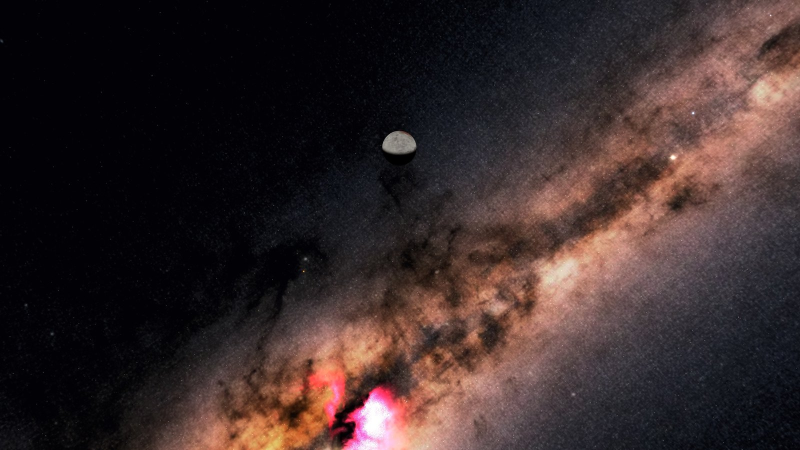
#> input picture gallery/charon-core.jpg, 1600 x 900 px (shown at 1/2 size)
$ python report_nebula_bands.py ../gallery/charon-core.jpg ../gallery/crescent-saturn.jpg
#> lines starting #> are read from the running program, lines starting #| are printed output that depends on the picture
"""Split a nebula picture into brightness bands (as Solaris's 3D nebula stage does) for the report's figure.
python scripts/report_nebula_bands.py public/textures/nebulae/cosmic-cliffs.webp public/report/media/neb-band"""
import sys
import numpy as np
from PIL import Image

src, out = sys.argv[1], sys.argv[2]
im = Image.open(src).convert('RGBA')
im.thumbnail((1000, 1000))
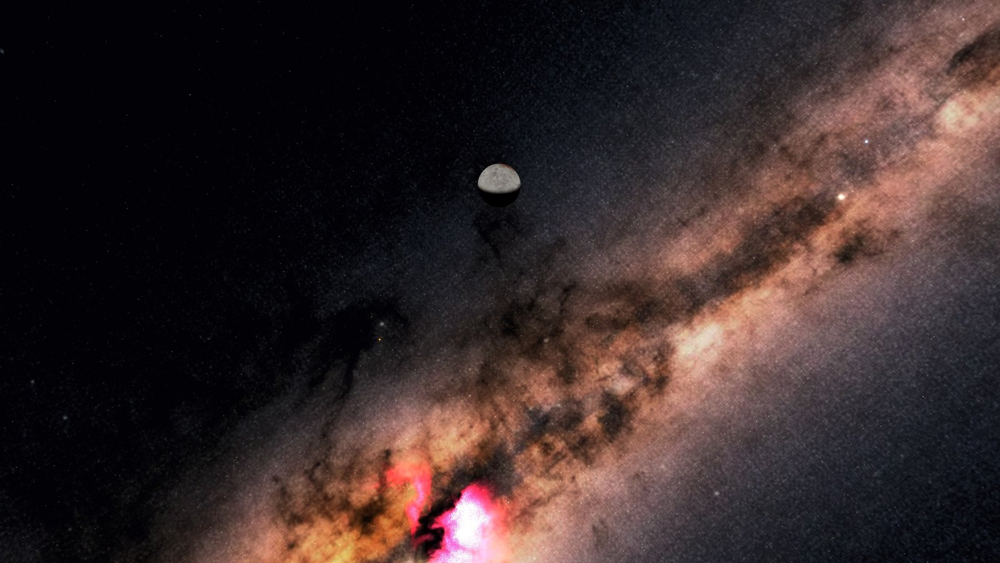
#> im: PIL image 1000x563 RGBA; mean R, G, B, A 55.6, 41.4, 41.6, 255
a = np.asarray(im).astype(np.float32) / 255.0
rgb, alpha = a[..., :3], a[..., 3]
#> alpha: shape (563, 1000) float32; every value is 1
lum = (0.2126 * rgb[..., 0] + 0.7152 * rgb[..., 1] + 0.0722 * rgb[..., 2]) * alpha
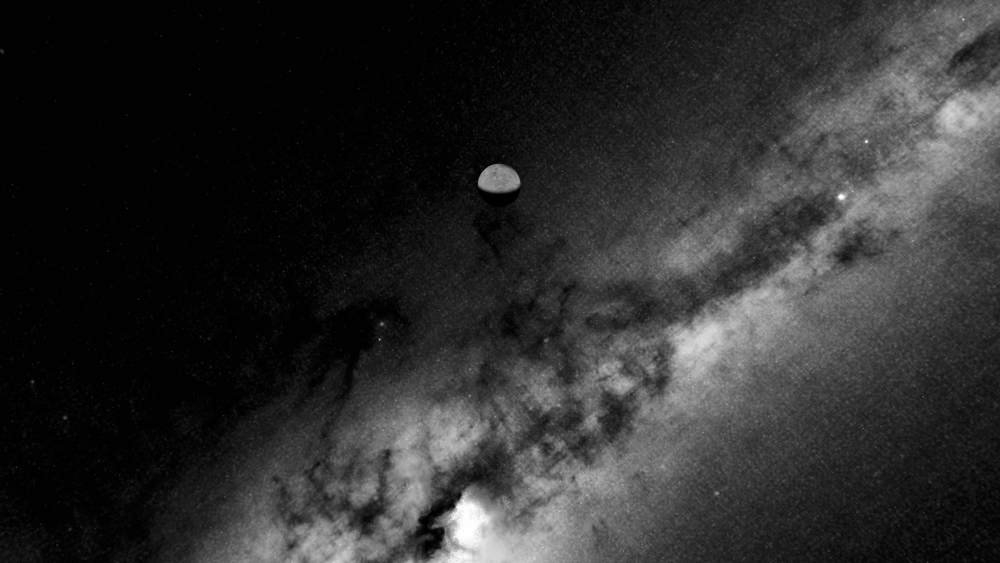
#> lum: shape (563, 1000) float32; min 0, max 1, mean 0.174
edges = np.quantile(lum[alpha > 0.02], np.linspace(0, 1, 8))
#> edges = [0, 0.00617, 0.014, 0.0818, 0.158, 0.254, 0.394, 1]
for k in range(7):
    lo, hi = edges[k], edges[k + 1]
    # soft band membership so layers overlap a little, like the shader's smooth thresholds
    w = np.clip((lum - lo) / max(1e-4, (hi - lo) * 0.35), 0, 1) * np.clip((hi + (hi - lo) * 0.35 - lum) / max(1e-4, (hi - lo) * 0.35), 0, 1)
    layer = np.dstack([rgb, alpha * w])
    Image.fromarray((layer * 255).astype(np.uint8), 'RGBA').save(f'{out}-{k}.webp', quality=80)
    print(k, f'{lo:.3f}–{hi:.3f}')
#> this loop made 7 passes
#> (lo, hi) on passes 1 to 7: (0, 0.00617), (0.00617, 0.014), (0.014, 0.0818), (0.0818, 0.158), (0.158, 0.254), (0.254, 0.394), (0.394, 1)
#| 0 0.000–0.006
#| 1 0.006–0.014
#| 2 0.014–0.082
#| 3 0.082–0.158
#| 4 0.158–0.254
#| 5 0.254–0.394
#| 6 0.394–1.000
#> pass 1, `w = np.clip((lum - lo) / max(1e-4, (hi - lo) * 0.35), 0, 1) * np.clip(..`:
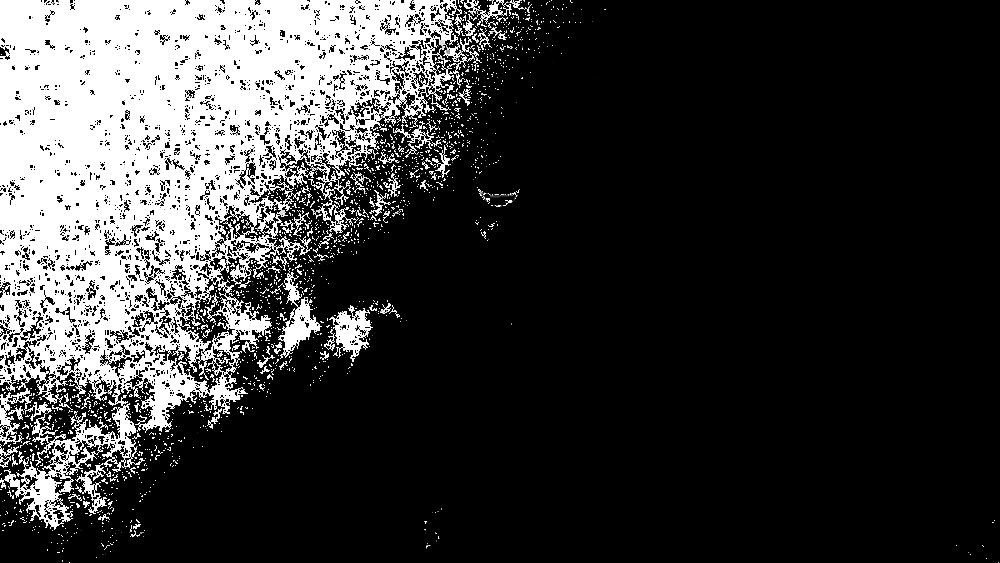
#> w: shape (563, 1000) float32; min 0, max 1, mean 0.222
#> pass 1, `layer = np.dstack([rgb, alpha * w])`:
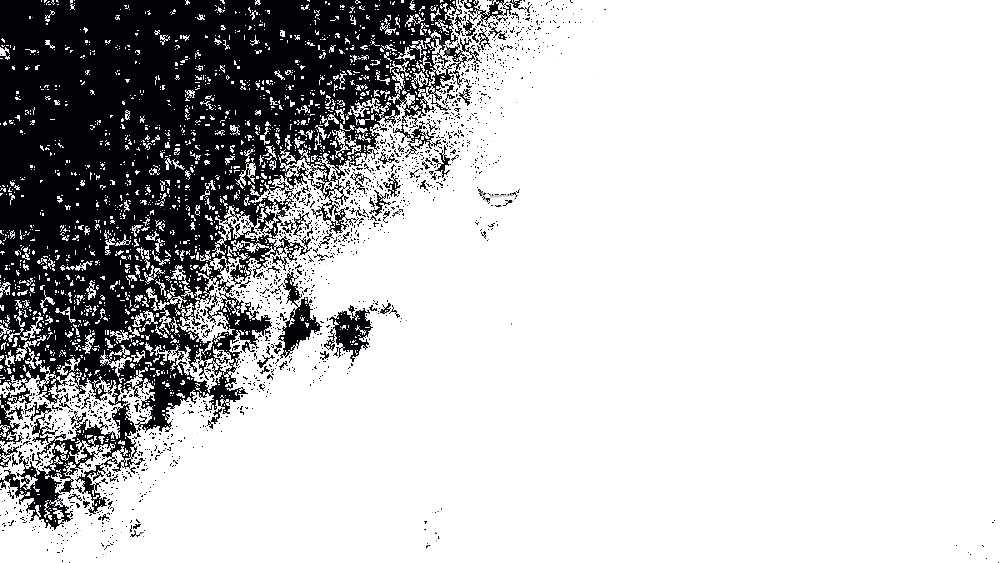
#> layer: shape (563, 1000, 4) float32; mean R, G, B, A 0.218, 0.163, 0.163, 0.222; transparent parts drawn white
#> pass 2, `w = np.clip((lum - lo) / max(1e-4, (hi - lo) * 0.35), 0, 1) * np.clip(..`:
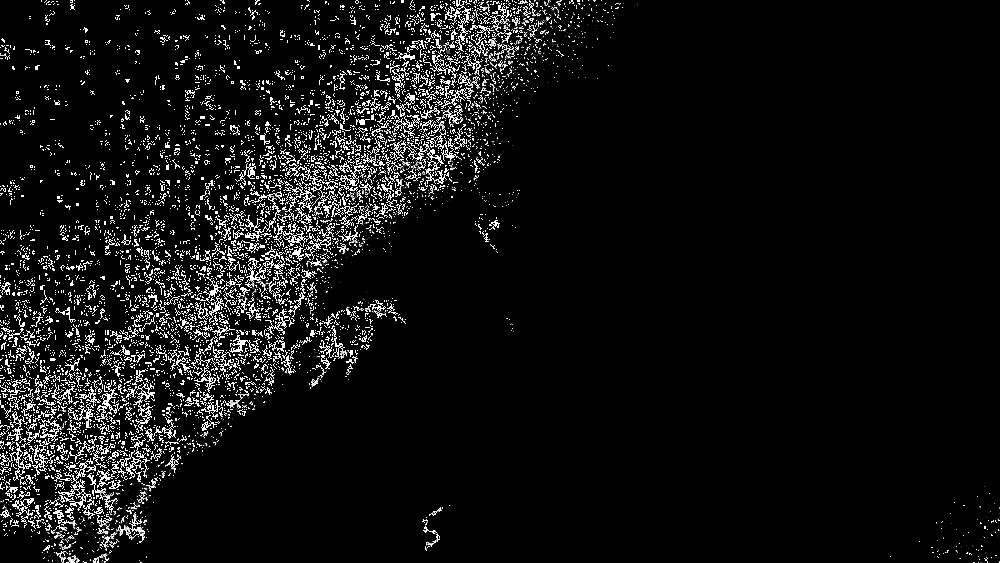
#> w: shape (563, 1000) float32; min 0, max 1, mean 0.0696

$ run again, on gallery/crescent-saturn_thumb.jpg
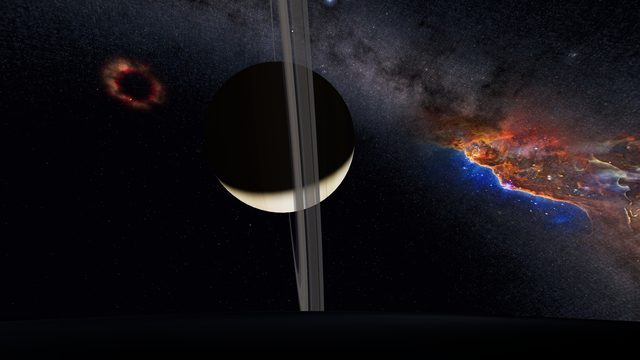
#> input picture gallery/crescent-saturn_thumb.jpg, 640 x 360 px
#> alpha: shape (360, 640) float32; every value is 1
#> edges = [0, 0.00617, 0.00617, 0.0163, 0.0454, 0.112, 0.196, 0.994]
#> the loop `for k in range(7):` made 7 passes
#> (lo, hi) on passes 1 to 7: (0, 0.00617), (0.00617, 0.00617), (0.00617, 0.0163), (0.0163, 0.0454), (0.0454, 0.112), (0.112, 0.196), (0.196, 0.994)
#> (printed output is left out)
#> pass 1, `w = np.clip((lum - lo) / max(1e-4, (hi - lo) * 0.35), 0, 1) * np.clip(..`:
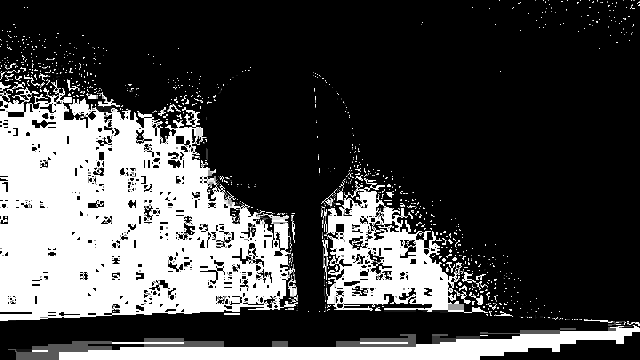
#> w: shape (360, 640) float32; min 0, max 1, mean 0.287
#> pass 1, `layer = np.dstack([rgb, alpha * w])`:
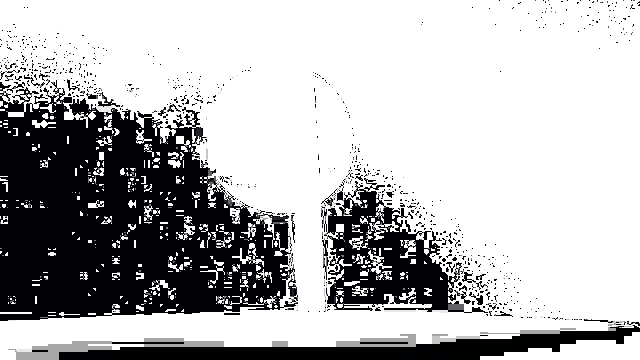
#> layer: shape (360, 640, 4) float32; mean R, G, B, A 0.0904, 0.0786, 0.0973, 0.287; transparent parts drawn white
